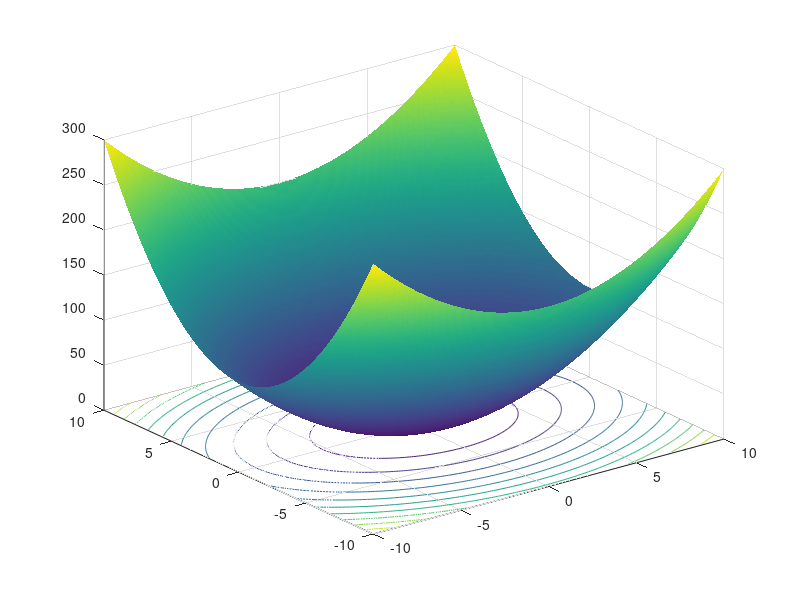

Reproduce this figure in MATLAB.
function DrawSumS()
x=[-10:0.1:10];
y=x;
[X,Y]=meshgrid(x,y);
[row,col]=size(X);
for l=1:col
    for h=1:row
        z(h,l)=SumS([X(h,l),Y(h,l)]);
    end
end
surfc(X,Y,z);
shading interp

% Sum Squares function
% Matlab Code by A. Hedar (Nov. 23, 2005)
% The number of variables n should be adjusted below.
% The default value of n = 20.

function y = SumS(x)
n = 2;
s = 0;
for j = 1:n
    s=s+j*x(j)^2;
end
y = s;
